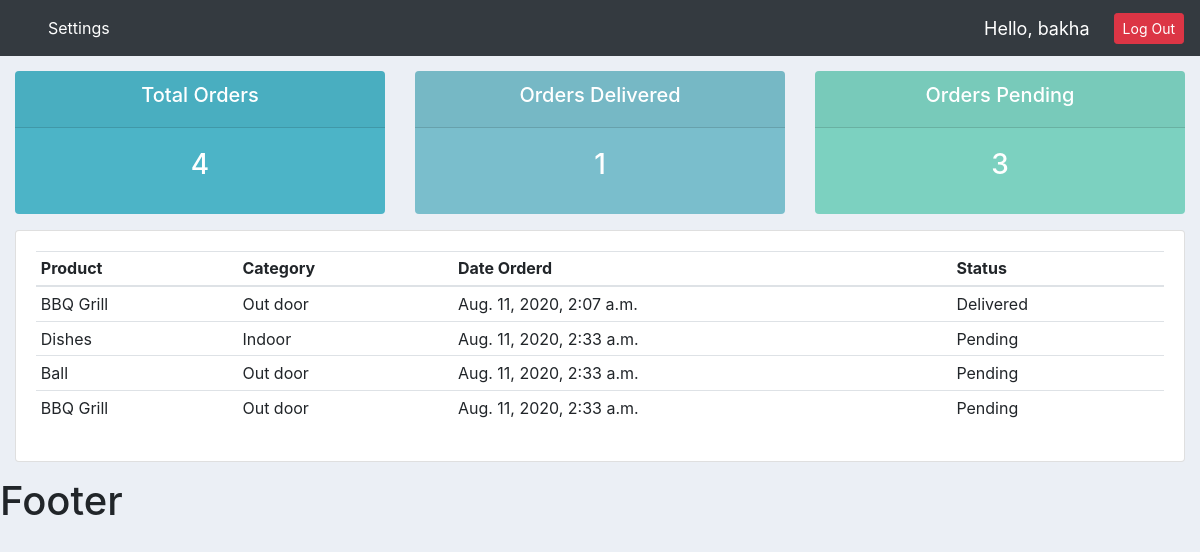
The app's page /user/ (signed in) with its own data.
### accounts/models.py (models this page shows)
class Order(models.Model):
    STATUS = [
        ('Pending', 'Pending'),
        ('Out for delivery', 'Out for delivery'),
        ('Delivered', 'Delivered'),
    ]
    customer = models.ForeignKey(Customer, on_delete=models.SET_NULL, null=True)
    product = models.ForeignKey(Product, on_delete=models.SET_NULL, null=True)
    date_created = models.DateTimeField(auto_now_add=True, null=True)
    status = models.CharField(max_length=200, null=True, choices=STATUS)

class Product(models.Model):
    CATEGORY = [
        ('Indoor', 'Indoor'),
        ('Out door', 'Out door',),
    ]
    name = models.CharField(max_length=200, null=True)
    price = models.DecimalField(max_digits=5, decimal_places=2, blank=True)
    category = models.CharField(max_length=200, null=True, choices=CATEGORY)
    description = models.CharField(max_length=200, null=True, blank=True)
    date_created = models.DateTimeField(auto_now_add=True, null=True)
    tags = models.ManyToManyField(Tag)
    def __str__(self):
        return f'{self.name}'

### accounts/decorators.py (the view)
        def wrapper_func(request, *args, **kwargs):
            group = None
            if request.user.groups.exists():
                group = request.user.groups.all()[0].name
            if group in allowed_roles:
                return view_func(request, *args, **kwargs)
            else:
                return HttpResponse('You are not authorized to view this page')

### accounts/views.py (called while the page is built)
@login_required(login_url='login')
@allowed_users(allowed_roles=['customer'])
def userPage(request):
    orders = request.user.customer.order_set.all()
    total_orders = orders.count()
    delivered = orders.filter(status='Delivered').count()
    pending = orders.filter(status='Pending').count()
    context = {'orders': orders, 'total_orders': total_orders,
    'delivered': delivered, 'pending': pending}
    return render(request, 'accounts/user.html', context)

### accounts/templates/accounts/user.html
{% extends 'accounts/main.html' %}
{% block content %}
{% include 'accounts/status.html' %}
<section class="row">
	<section class="col-md">
		<div class="card card-body">
			<table class="table table-sm">
                <thead>
                    <tr>
                        <th>Product</th>
                        <th>Category</th>
                        <th>Date Orderd</th>
                        <th>Status</th>
                    </tr>
                </thead>
                <tbody>
                    {% for order in orders %}
                    <tr>
                        <td>{{ order.product }}</td>
                        <td>{{ order.product.category }}</td>
                        <td>{{ order.date_created }}</td>
                        <td>{{ order.status }}</td>
                    </tr>
                    {% endfor %}
                </tbody>
			</table>
		</div>
	</section>
</section>
{% endblock %}

### accounts/templates/accounts/main.html (shortened to what this page needs)
<!DOCTYPE html>
{% load static %}
<html lang="en">
<head>
    <link rel="stylesheet" href="https://stackpath.bootstrapcdn.com/bootstrap/4.5.2/css/bootstrap.min.css">
    <link rel="stylesheet" href="{% static 'css/main.css' %}">
</head>
<body>
    <nav class="navbar navbar-expand-lg navbar-dark bg-dark">
        <div class="collapse navbar-collapse" id="navbarSupportedContent">
          <ul class="navbar-nav mr-auto">
            {% if request.user.is_staff %}
                <li class="nav-item active">
                    <a class="nav-link" href="{% url 'index' %}">Home</a>
                </li>
                <li class="nav-item active">
                    <a class="nav-link" href="{% url 'products' %}">Products</a>
                </li>
            {% else %}
                <li class="nav-item active ml-4">
                    <a class="nav-link" href="{% url 'account' %}">Settings</a>
                </li>
            {% endif %}
          </ul>
        </div>
        {% if user.is_authenticated %}
        <span id="hello-msg" >Hello, {{ user.username }}</span>
        <span><a class="btn btn-sm btn-danger ml-4" href="{% url 'logout' %}">Log Out</a></span>
        {% else %}
        <a class="btn btn-sm btn-success ml-4" href="{% url 'login' %}">Log In</a>
        {% endif %}
    </nav>
    <main>
        {% block content %}
        {% endblock %}
    </main>
    <footer>
        <h1>Footer</h1>
    </footer>
</body>
</html>

### accounts/static/css/main.css (style rules this page uses)
body { background-color: #ebeff5; }
main { margin: 15px; }
#hello-msg { color: white; font-size: 18px; }

### records on screen
Order: product "BBQ Grill", product.category "Out door", date_created "Aug. 11, 2020, 2:07 a.m.", status "Delivered"
Order: product "Dishes", product.category "Indoor", date_created "Aug. 11, 2020, 2:33 a.m.", status "Pending"
Order: product "Ball", product.category "Out door", date_created "Aug. 11, 2020, 2:33 a.m.", status "Pending"
Order: product "BBQ Grill", product.category "Out door", date_created "Aug. 11, 2020, 2:33 a.m.", status "Pending"

### other values on screen
{{ user.username }} "bakha"
{{ total_orders }} "4"
{{ delivered }} "1"
{{ pending }} "3"
